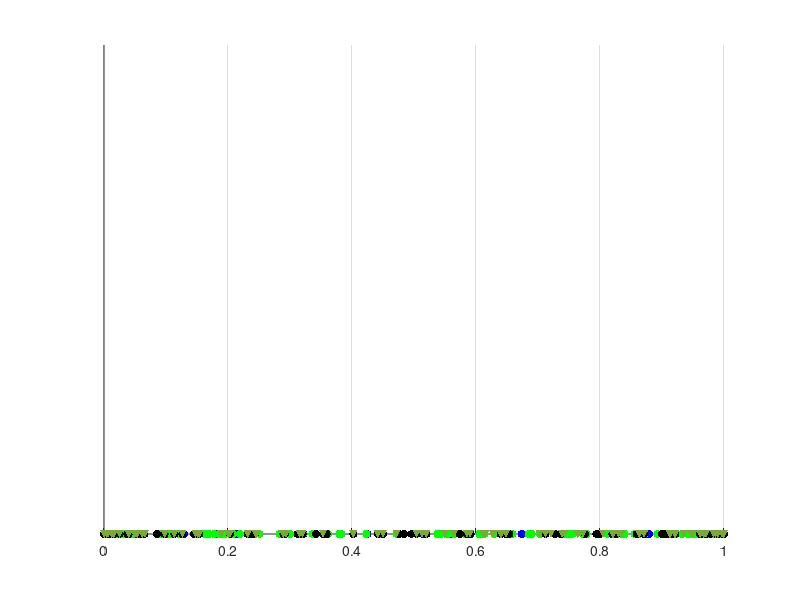

This chart was generated by the following MATLAB code:
%Determine the number of steps, ie how many iterations, to run the code for
numSteps = 80;
numPoints = 5;

y = zeros([1,numSteps+1]);

%We'll store the x(t) values here:
x = zeros(5, numSteps+1);

%Pick initial condition:
x(1,1) = 0.1;
x(2,1) = 0.9;
x(3,1) = 0.3;
x(4,1) = 0.8;
x(5,1) = 0.2;

r = 4;

for j=1:numPoints
    for i=1:numSteps
        x(j,i+1) = r*x(j,i)*(1-x(j,i));
    end
end

hold off
hold on
grid on
scatter(x(1,:),y, 'r', 'filled')
scatter(x(2,:),y, 'b', 'filled')
scatter(x(3,:),y, 'g', 'filled')
scatter(x(4,:),y, 'k', 'filled')
scatter(x(5,:),y, 'v', 'filled')

set(gca, 'ytick', [])
ylim([0,1])